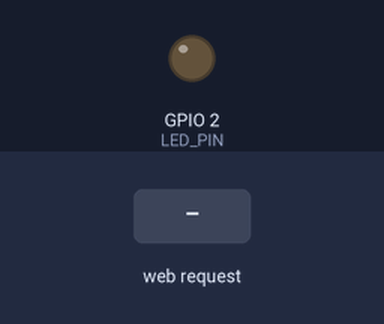
Simulated run of this sketch. Board: ESP32. Shown: output pins drawn as LEDs (lit = HIGH). The inputs (shaded band) are chosen by the test bench. WiFi joins after 1.5 s; servers stay silent unless stated; what the sketch prints to the serial monitor is not drawn.

Above: at 2.7 s.
2.8 s: HTTP request GET /on received
At 3.5 s:
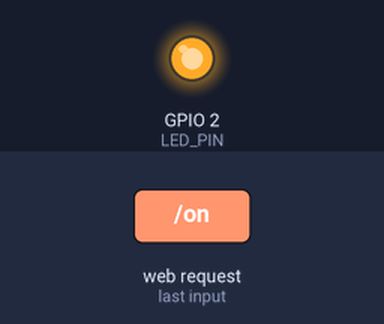
4.3 s: HTTP request GET /set?bright=120 received
At 4.6 s:
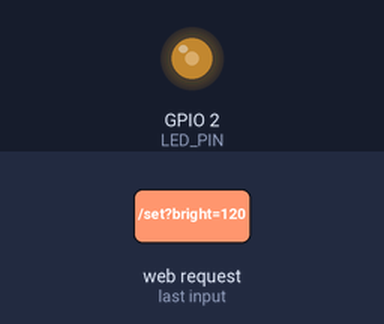
5.8 s: HTTP request GET /on?bright=1 received
At 7.0 s:
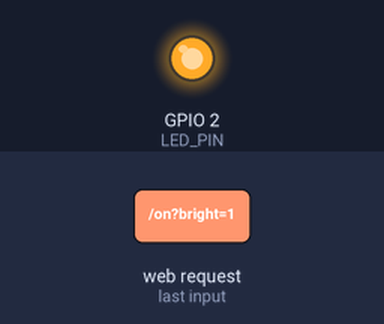
Timing chart, 0 to 8.8 s (numbered marks = the images above; inputs shaded):
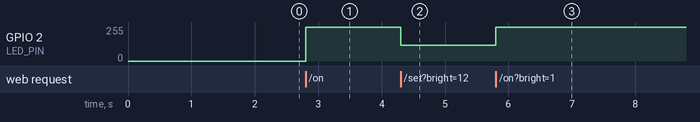

Measured:
- after the input at 2.8 s, GPIO 2 (LED_PIN): 0/255 → 255/255 at once
- after the input at 4.3 s, GPIO 2 (LED_PIN): 255/255 → 120/255 at once
- after the input at 5.8 s, GPIO 2 (LED_PIN): 120/255 → 255/255 at once

The sketch:

ex07.ino
```cpp
#include <WiFi.h>
#include <WebServer.h>

const char* ssid = "evan";
const char* password = "evanlulu";
const int LED_PIN = 2;

WebServer server(80);

String makePage() {
  String html = R"rawliteral(
<!DOCTYPE html>
<html lang="zh-CN">
<head>
  <meta charset="UTF-8">
  <meta name="viewport" content="width=device-width, initial-scale=1.0">
  <title>实验2</title>
</head>
<body style="font-family:Arial; text-align:center; margin-top:50px;">

  <h1>LED 亮度控制</h1>
  <p>当前亮度：<span id="val">0</span></p>

  <input type="range" min="0" max="255" value="0" id="slider" style="width:80%; height:30px;">

  <br><br>

  <a href="/on"><button style="padding:10px 20px;">点亮 LED</button></a>
  <a href="/off"><button style="padding:10px 20px;">熄灭 LED</button></a>

  <script>
    const slider = document.getElementById('slider');
    const val = document.getElementById('val');

    slider.addEventListener('input', function() {
      val.innerText = this.value;
      fetch('/set?bright=' + this.value);
    });
  </script>
</body>
</html>
)rawliteral";
  return html;
}

void handleRoot() {
  server.send(200, "text/html; charset=UTF-8", makePage());
}

void handleOn() {
  analogWrite(LED_PIN, 255);
  server.sendHeader("Location", "/");
  server.send(303);
}

void handleOff() {
  analogWrite(LED_PIN, 0);
  server.sendHeader("Location", "/");
  server.send(303);
}

void handleSet() {
  int bright = server.arg("bright").toInt();
  analogWrite(LED_PIN, bright);
  server.send(200, "text/plain", "OK");
}

void setup() {
  Serial.begin(115200);
  pinMode(LED_PIN, OUTPUT);
  analogWrite(LED_PIN, 0);

  WiFi.begin(ssid, password);
  Serial.print("连接WiFi中...");
  while (WiFi.status() != WL_CONNECTED) {
    delay(500);
    Serial.print(".");
  }

  Serial.println("");
  Serial.println("WiFi 连接成功！");
  Serial.print("IP 地址：");
  Serial.println(WiFi.localIP());

  server.on("/", handleRoot);
  server.on("/on", handleOn);
  server.on("/off", handleOff);
  server.on("/set", handleSet);
  server.begin();
}

void loop() {
  server.handleClient();
}
```
